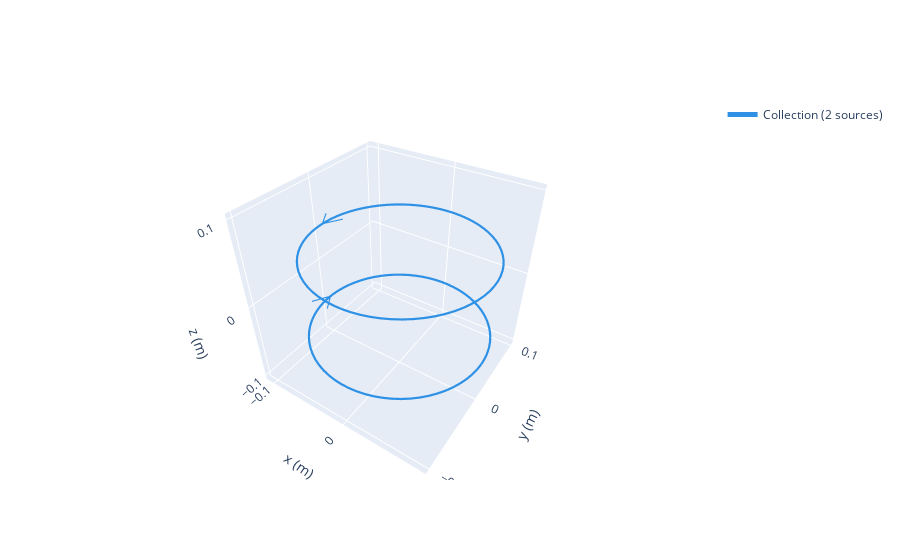

Source (notebook cell):
### Code cell
import magpylib as magpy
import numpy as np
import matplotlib.pyplot as plt


def method_1(radius, current):
    distance = radius  # distance between the centers of the loops

    # Create the two circular loops
    loop1 = magpy.current.Circle(current=+current, diameter=2*radius)
    loop2 = magpy.current.Circle(current=-current, diameter=2*radius)

    # Position the loops at +distance/2 and -distance/2 along the z-axis
    loop1.move([0, 0, distance/2])
    loop2.move([0, 0, -distance/2])

    # Create a collection of the two loops
    collection = magpy.Collection(loop1, loop2)
    collection.show()

    return collection

# Define parameters
radius = 100e-3  # in mm
current = 200  # in A

anti_helmholtz = method_1(radius, current)

### Figure 1 — Plotly figure (JSON) as saved in the notebook; plotly's stock layout.template omitted (floating-point values rounded to 4 significant figures; data arrays with more than 128 entries replaced by an {"elided": "..."} marker saying what was removed)
{"data": [{"legendgroup": "Collection(id=2215468563152)", "line": {"color": "#2e91e5", "dash": "solid", "width": 2.2}, "mode": "lines", "name": "Collection (2 sources)", "opacity": 1, "showlegend": true, "type": "scatter3d", "x": [null, -0.112, -0.1, -0.088, null, -0.112, -0.1, -0.088], "y": [null, 0.02, 1.225e-17, 0.02, null, -0.02, 1.225e-17, -0.02], "z": [null, 0.05, 0.05, 0.05, null, -0.05, -0.05, -0.05]}, {"legendgroup": "Collection(id=2215468563152)", "line": {"color": "#2e91e5", "dash": "solid", "width": 4.4}, "mode": "lines", "name": "Collection (2 sources)", "opacity": 1, "showlegend": false, "type": "scatter3d", "x": {"elided": "146 float values"}, "y": {"elided": "146 float values"}, "z": {"elided": "146 float values"}}], "layout": {"legend": {"itemsizing": "constant"}, "scene": {"aspectmode": "manual", "aspectratio": {"x": 1, "y": 1, "z": 1}, "camera": {"eye": {"x": 1, "y": -1.5, "z": 1.4}}, "xaxis": {"autorange": false, "range": [-0.112, 0.1], "title": {"text": "x (m)"}}, "yaxis": {"autorange": false, "range": [-0.106, 0.106], "title": {"text": "y (m)"}}, "zaxis": {"autorange": false, "range": [-0.106, 0.106], "title": {"text": "z (m)"}}}}}
